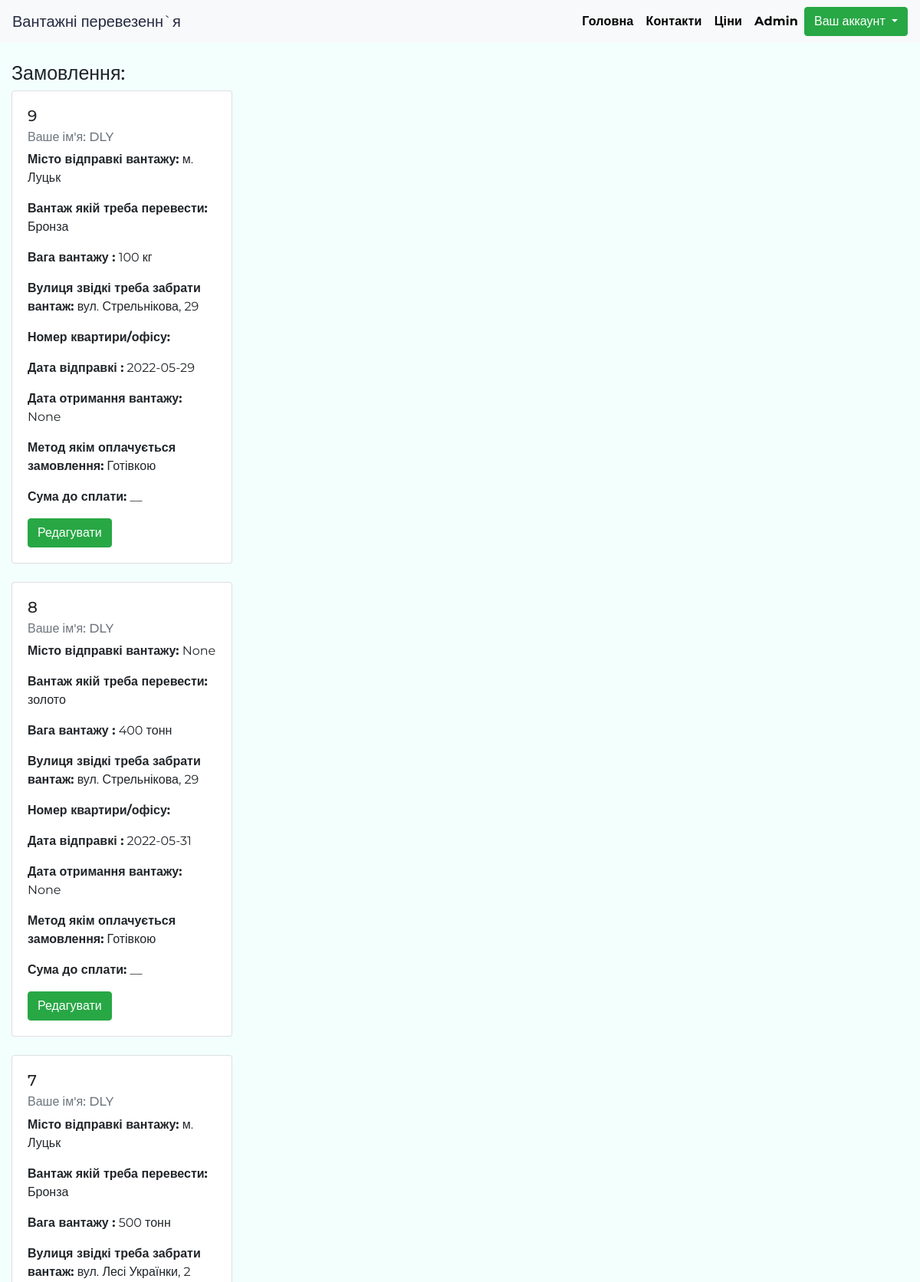
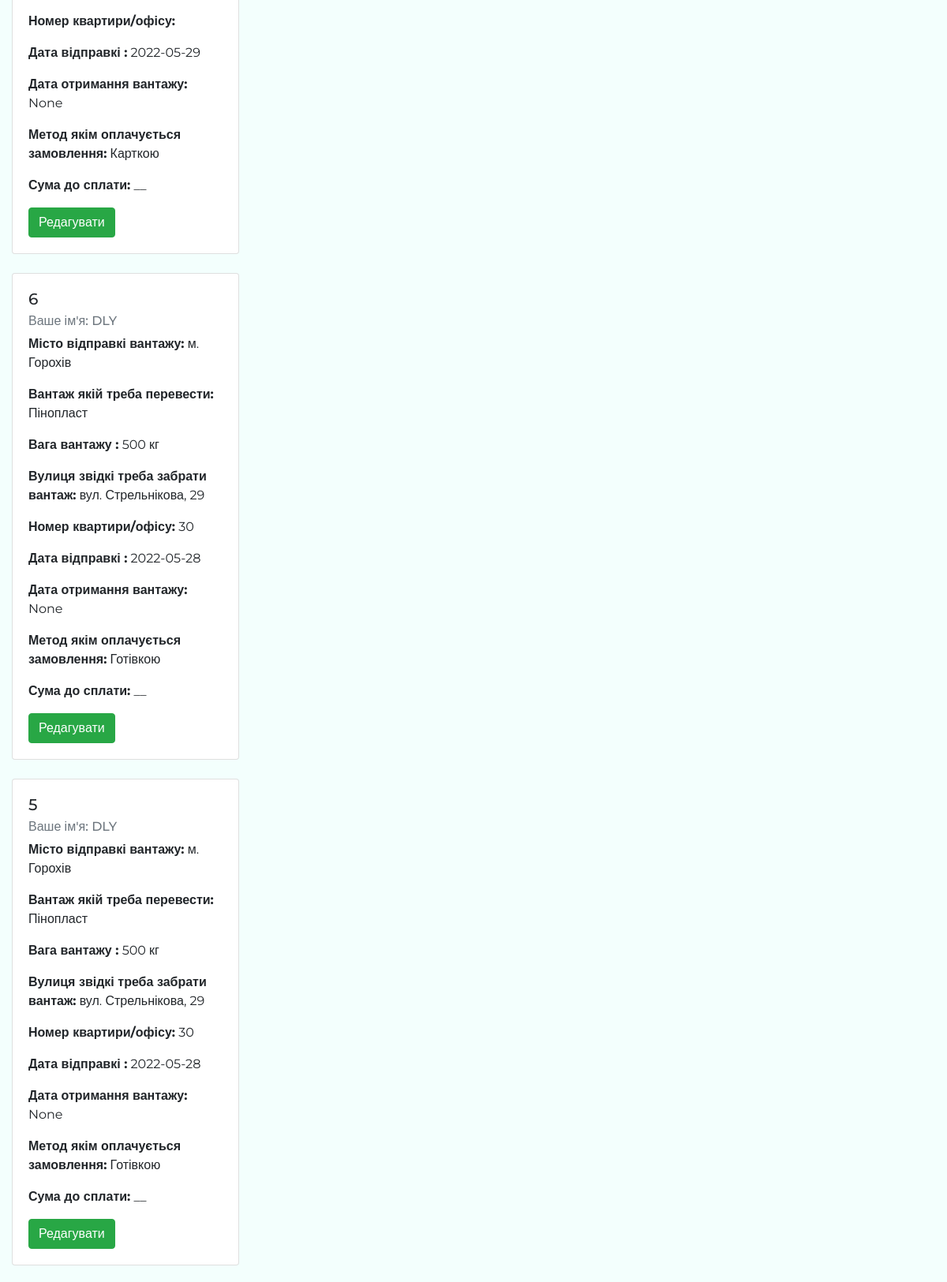
/orders (signed in, upper part), run on the app's committed database (2 pictures, top to bottom).
### app.py (models this page shows, shortened)
class Orders(db.Model):
    __tablename__ = "orders"
    id_orders = db.Column(db.Integer, primary_key = True)
    id_user= db.Column(db.Integer,db.ForeignKey('users.id_users'))
    cargo = db.Column(db.String(150))
    weight = db.Column(db.String(60))
    check_orders = db.Column(db.String(50),default = "В обробці")
    ts_orders = db.Column(db.DateTime,default = datetime.utcnow)
    city_sender= db.Column(db.Integer,db.ForeignKey('citys.id'))
    street_sender= db.Column(db.String(255))
    house_number = db.Column(db.Integer)
    date_senders = db.Column(db.Date)
    date_recipients = db.Column(db.Date)
    pay_method = db.Column(db.String(60))
    suma = db.Column(db.String(60),default ="__")
    user = db.relationship('Users', backref=db.backref("orders",overlaps ="citys,user",cascade="all, delete-orphan",lazy = "dynamic"),overlaps = "citys,users")
    city = db.relationship('Citys', backref=db.backref("orders", overlaps ="citys,users",cascade="all, delete-orphan",lazy = "dynamic"),overlaps = "citys,users")

class Users(UserMixin,db.Model):
    id_users = db.Column(db.Integer, primary_key = True)
    pib = db.Column(db.String(255))
    email = db.Column(db.String(150), index = True, unique = True)
    phone_number = db.Column(db.String(15))
    password_hash = db.Column(db.String(128))
    ts_registry = db.Column(db.DateTime, default = datetime.utcnow())
    role = db.Column(db.String(50),default = "User")
    citys = db.relationship("Citys",secondary = "orders", overlaps = "users")
    def __repr__(self):
        return  self.pib

class Citys(db.Model):
    __tablename__ = "citys"
    id = db.Column(db.Integer, primary_key = True)
    city = db.Column(db.String(255))
    users  = db.relationship("Users",secondary = "orders",overlaps = "citys")
    def __repr__(self):
        return self.city

### app.py (the view)
@app.route('/orders')
@login_required
def orders():
       id = current_user.id_users
       user = Users.query.first_or_404(id)
       page = request.args.get('page', 0, type=int)
       order = user.orders.order_by(Orders.ts_orders.desc()).paginate(
        page, app.config['POSTS_PER_PAGE'], False)
       next_url = url_for('orders', page=order.next_num) \
        if order.has_next else None
       prev_url = url_for('orders', page=order.prev_num) \
        if order.has_prev else None
       return render_template("orders.html", order=order.items,
                          next_url=next_url, prev_url=prev_url)

### app.py (called while the page is built)
@login.user_loader
def load_user(id_users):
    return Users.query.get(int(id_users))

### templates/orders.html (shortened to what this page needs)
{% extends "base.html" %}
{% import 'bootstrap/wtf.html' as wtf %}
{% block body %}
        <div class="container-fluid">
            <h1 class=" mt-4 ">Замовлення:</h1>
   {% for order in order %}
         <div class="card mb-4" style="width: 18rem;">
  <div class="card-body">
    <h5 class="card-title">{{order.id_orders}}</h5>
    <h6 class="card-subtitle mb-2 text-muted">Ваше ім'я:  {{order.user}}</h6>
    <p class="card-text"><strong>Місто відправкі вантажу:</strong> {{order.city}}</p>
        <p class="card-text"><strong>Вантаж якій треба перевести:</strong> {{order.cargo}}</p>
              <p class="card-text"><strong>Вага вантажу :</strong> {{order.weight}}
              </p>
                    <p class="card-text"><strong>Вулиця звідкі треба забрати вантаж:</strong> {{order.street_sender}}</p>
                          <p class="card-text"><strong>Номер квартири/офісу:</strong> {{order.house_number}}</p>
                                <p class="card-text"><strong>Дата відправкі :</strong> {{order.date_senders}}</p>
                                      <p class="card-text"><strong>Дата отримання вантажу:</strong> {{order.date_recipients}}</p>
                                         <p class="card-text"><strong>Метод якім оплачується замовлення:</strong> {{order.pay_method}}</p>
                                            <p class="card-text"><strong>Сума до сплати:</strong> {{order.suma}}</p>
                                              <a class="btn btn-success" href ="{{ url_for('edit_order',id = order.id_orders) }}">Редагувати</a>
  </div>
</div>
{% endfor %}
{% endblock %}

### templates/base.html (shortened to what this page needs)
<!doctype html>
<html lang="ru">
<head>
  <link rel="stylesheet" href="https://cdn.jsdelivr.net/npm/bootstrap@4.6.1/dist/css/bootstrap.min.css"
    as="style">
<link rel="stylesheet" type="text/css" href="{{ url_for('static', filename='style.css') }}" />
</head>
<body>
  <nav class="navbar navbar-expand-lg navbar-light bg-light  ">
    <a class="navbar-brand" href="#">Вантажні перевезенн`я </a>
    <div class="collapse navbar-collapse  " id="navbarNav">
      <ul class="navbar-nav ml-auto">
        <li class="nav-item active">
          <a class="nav-link" href="{{ url_for('index')}}">Головна
          </a>
        </li>
        <li class="nav-item">
          <a class="nav-link" href="{{ url_for('contacts')}}">Контакти</a>
        </li>
        <li class="nav-item">
          <a class="nav-link" href="{{ url_for('price')}}">Ціни</a>
        </li>
        {% if current_user.role == "Admin" %}
        <li class="nav-item">
          <a class="nav-link" href="{{ url_for('admin.index')}}">Admin</a>
        </li>
        {% endif %}
        {% if current_user.is_anonymous %}
        <li class="nav-item">
          <a class="nav-link" href="{{ url_for('login')}}">Вхід</a>
        </li>
        <li class="nav-item">
          <a class="nav-link" href="{{ url_for('register')}}"> Реєстрація</a>
        </li>
        {% else %}
        <div class="dropdown">
  <button class="btn btn-success dropdown-toggle" type="button" data-toggle="dropdown">Ваш аккаунт
  </button>
</div>
        {% endif %}
    </div>
  </nav>
  <div class="wrapper ">
    {% block body %}{% endblock %}
  </div>
</body>
</html>

### static/style.css (style rules this page uses)
* { padding: 0; margin: 0; }
html { position: relative; min-height: 100%; }
body { background-color: #F3FFFD; font-family: 'Montserrat', sans-serif; font-size: 16px; min-height: 100%; height: 100%; margin-bottom: 100px; }
.wrapper { min-height: 100%; }
.navbar { width: 100%; }
.navbar .nav-item a { font-size: 16px; font-weight: bold; line-height: 22px; letter-spacing: 0.2px; text-align: start; color: black !important; }
.navbar-light .navbar-brand { color: #252B42;; }
@media (max-width:1200px) { body { margin-bottom: 220px; } }
@media (max-width:1200px) { h1 { font-size: 25px; } }

### data on the page
Orders: id_orders "9", user "DLY", city "м. Луцьк", cargo "Бронза", weight "100 кг", street_sender "вул. Стрельнікова, 29", date_senders "2022-05-29", date_recipients "None", pay_method "Готівкою", suma "__"
Orders: id_orders "8", user "DLY", city "None", cargo "золото", weight "400 тонн", street_sender "вул. Стрельнікова, 29", date_senders "2022-05-31", date_recipients "None", pay_method "Готівкою", suma "__"
Orders: id_orders "7", user "DLY", city "м. Луцьк", cargo "Бронза", weight "500 тонн", street_sender "вул. Лесі Українки, 2", date_senders "2022-05-29", date_recipients "None", pay_method "Карткою", suma "__"
Orders: id_orders "6", user "DLY", city "м. Горохів", cargo "Пінопласт", weight "500 кг", street_sender "вул. Стрельнікова, 29", house_number "30", date_senders "2022-05-28", date_recipients "None", pay_method "Готівкою", suma "__"
Orders: id_orders "5", user "DLY", city "м. Горохів", cargo "Пінопласт", weight "500 кг", street_sender "вул. Стрельнікова, 29", house_number "30", date_senders "2022-05-28", date_recipients "None", pay_method "Готівкою", suma "__"
